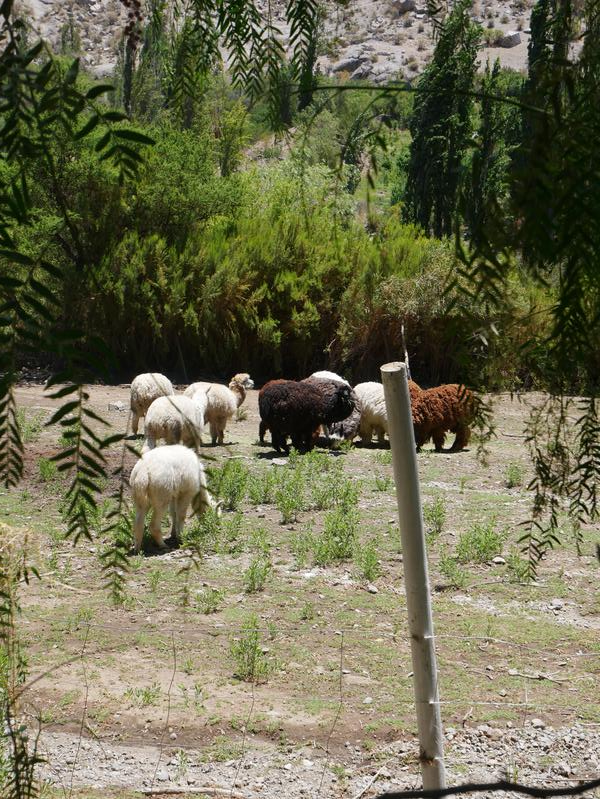
#> input picture tests/sample/pictures/exifTest/lamas.jpg, 600 x 799 px
$ python -i watermark.py   (imports and definitions only)
#> lines starting #> are read from the running program, lines starting #| are printed output that depends on the picture
# Copyright (c) 2005 - Shane Hathaway (http://code.activestate.com/recipes/362879-watermark-with-pil/)
# Copyright (c) 2015 - Abdul Qabiz

# Permission is hereby granted, free of charge, to any person obtaining a copy
# of this software and associated documentation files (the "Software"), to
# deal in the Software without restriction, including without limitation the
# rights to use, copy, modify, merge, publish, distribute, sublicense, and/or
# sell copies of the Software, and to permit persons to whom the Software is
# furnished to do so, subject to the following conditions:

# The above copyright notice and this permission notice shall be included in
# all copies or substantial portions of the Software.

# THE SOFTWARE IS PROVIDED "AS IS", WITHOUT WARRANTY OF ANY KIND, EXPRESS OR
# IMPLIED, INCLUDING BUT NOT LIMITED TO THE WARRANTIES OF MERCHANTABILITY,
# FITNESS FOR A PARTICULAR PURPOSE AND NONINFRINGEMENT. IN NO EVENT SHALL THE
# AUTHORS OR COPYRIGHT HOLDERS BE LIABLE FOR ANY CLAIM, DAMAGES OR OTHER
# LIABILITY, WHETHER IN AN ACTION OF CONTRACT, TORT OR OTHERWISE, ARISING
# FROM, OUT OF OR IN CONNECTION WITH THE SOFTWARE OR THE USE OR OTHER DEALINGS
# IN THE SOFTWARE.

"""Plugin which adds a watermark to the image.

Settings:

- ``watermark``: path to the watermark image.
- ``watermark_position``: the watermark position either 'scale' or 'tile' or
  a 2-tuple giving the upper left corner, or
  a 4-tuple defining the left, upper, right, and lower pixel coordinate, or
  `None` (same as (0, 0)).
  If a 4-tuple is given, the size of the pasted image must match the size of
  the region.
- ``watermark_opacity``: the watermark opacity (0.0 to 1.0).

"""

import logging

from PIL import Image, ImageEnhance

from sigal import signals


# [39 lines left out: functions reduce_opacity, watermark, not called in this run]


def add_watermark(img, settings=None):
    logger = logging.getLogger(__name__)
    logger.debug('Adding watermark to %r', img)
    with Image.open(settings['watermark']) as mark:
        position = settings.get('watermark_position', 'scale')
        opacity = settings.get("watermark_opacity", 1)
        return watermark(img, mark, position, opacity)


# [6 lines left out: function register, not called in this run]

>>> import cv2
>>> picture = cv2.imread('../../tests/sample/pictures/exifTest/lamas.jpg', cv2.IMREAD_GRAYSCALE)
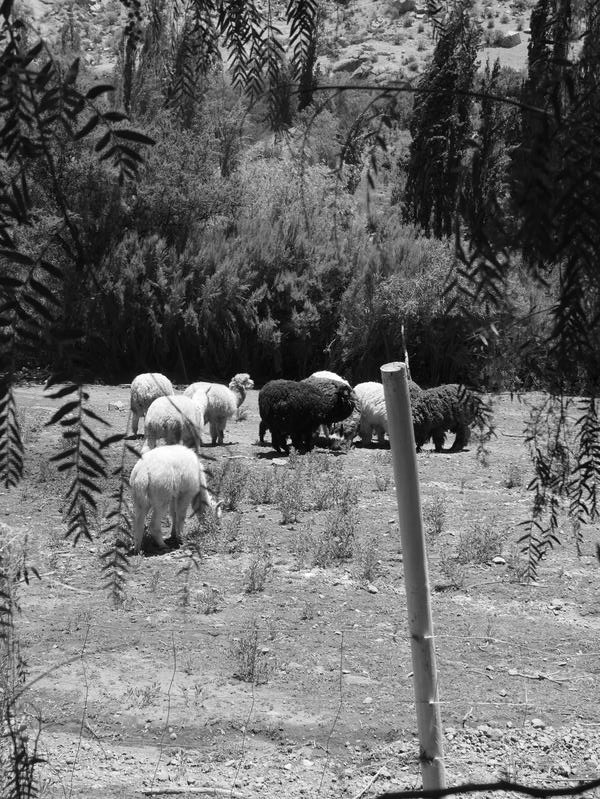
#> picture: shape (799, 600); min 0, max 255, mean 106.1
#> (the run stopped early here; a loop or call above may not have finished)
